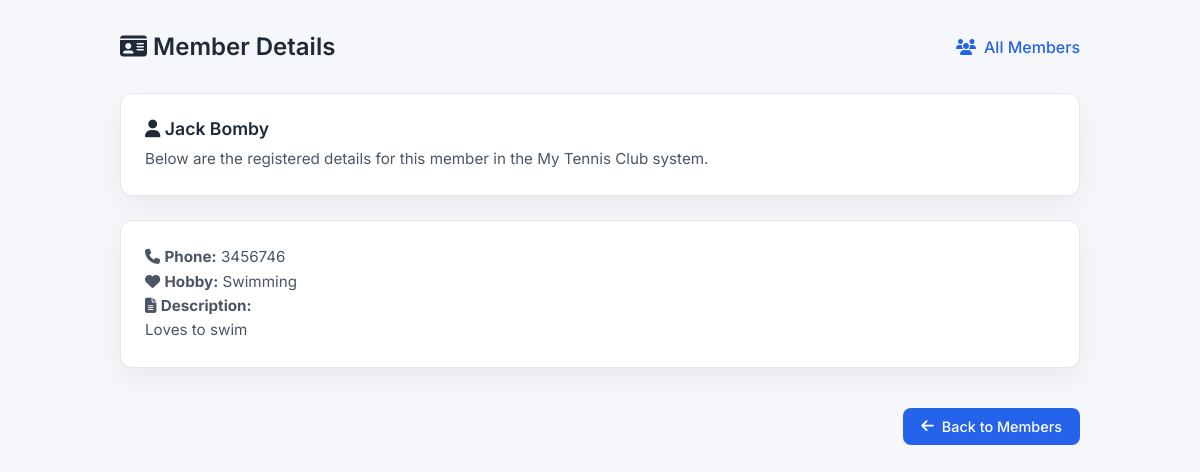
/my_first_app/details/3/, run on the app's committed database.
### my_first_app/models.py (models this page shows, shortened)
class Item(models.Model):
    name = models.CharField(max_length=255)
    lastname = models.CharField(max_length=255)
    description = models.TextField()
    hobby = models.CharField(null=True, max_length=100)
    phone = models.IntegerField(null=True)

### my_first_app/views.py (the view)
# urls.py: path('my_first_app/details/<int:id>/' , views.details, name='details'),
def details(request,id):
  myitems = Item.objects.get(id=id)
  template = loader.get_template('details.html')
  context = {
    'myitems': myitems,
  }
  return HttpResponse(template.render(context, request))

### my_first_app/templates/details.html (shortened to what this page needs)
{% extends "master.html" %}
{% block content %}
<div class="header">
  <h1>
    <i class="fa-solid fa-id-card"></i>
    Member Details
  </h1>
  <a href="/my_first_app">
    <i class="fa-solid fa-users"></i>
    All Members
  </a>
</div>
<div class="card">
  <h3>
    <i class="fa-solid fa-user"></i>
    {{ myitems.name }} {{ myitems.lastname }}
  </h3>
  <p>
    Below are the registered details for this member in the My Tennis Club system.
  </p>
</div>
<div class="card">
  <p>
    <i class="fa-solid fa-phone"></i>
    <strong>Phone:</strong> {{ myitems.phone }}
  </p>
  <p>
    <i class="fa-solid fa-heart"></i>
    <strong>Hobby:</strong> {{ myitems.hobby }}
  </p>
  <p>
    <i class="fa-solid fa-file-lines"></i>
    <strong>Description:</strong><br>
    {{ myitems.description }}
  </p>
</div>
<div class="back-wrapper">
  <a href="/my_first_app" class="back-btn">
    <i class="fa-solid fa-arrow-left"></i>
    Back to Members
  </a>
</div>
{% endblock %}

### my_first_app/templates/master.html (style rules this page uses)
* { box-sizing: border-box; margin: 0; padding: 0; font-family: 'Inter', sans-serif; }
body { background: #f5f7fb; color: #1f2937; min-height: 100vh; }
.header { display: flex; justify-content: space-between; align-items: center; margin-bottom: 32px; }
.header h1 { font-size: 1.5rem; font-weight: 600; }
.header a { text-decoration: none; color: #2563eb; font-weight: 500; display: flex; align-items: center; gap: 8px; }
.card { background: #ffffff; border-radius: 12px; padding: 24px; box-shadow: 0 10px 25px rgba(0,0,0,0.05); margin-bottom: 24px; border: 1px solid #e5e7eb; }
.card h3 { margin-bottom: 8px; font-size: 1.1rem; font-weight: 600; }
.card p { color: #4b5563; line-height: 1.6; font-size: 0.95rem; }
.back-wrapper { margin-top: 40px; text-align: right; }
.back-btn { display: inline-flex; align-items: center; gap: 8px; padding: 10px 18px; background: #2563eb; color: #ffffff; border-radius: 8px; text-decoration: none; font-weight: 500; font-size: 0.9rem; }

### data on the page
Item: name "Jack", lastname "Bomby", phone "3456746", hobby "Swimming", description "Loves to swim"
